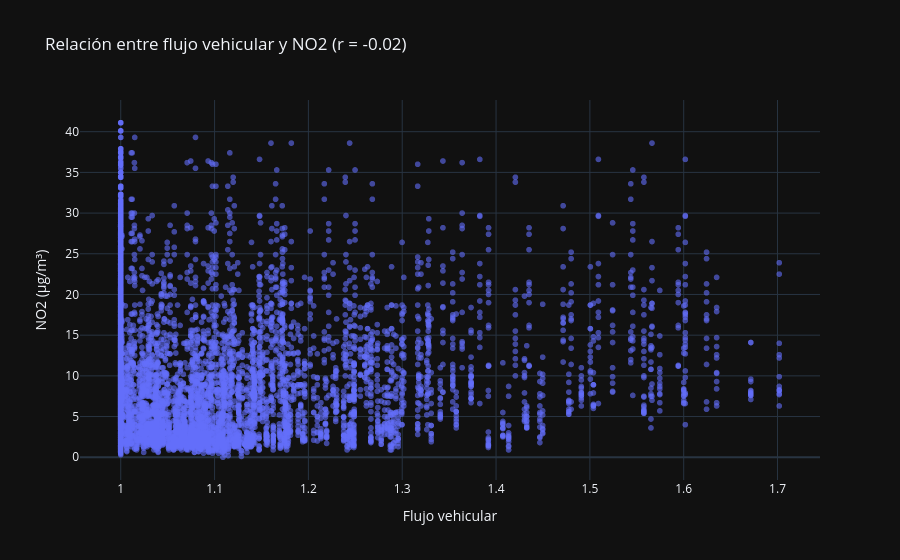

The code cell stored with this chart in its notebook:
### Code cell
visualizar = Visualizador(df_final_general, column_mapping=MAPEO_MODELO)
visualizar.graficar_flujo_vs_no2()

### Figure 1 — Plotly figure (JSON) as saved in the notebook; plotly's stock layout.template omitted (floating-point values rounded to 4 significant figures; data arrays with more than 128 entries replaced by an {"elided": "..."} marker saying what was removed)
{"data": [{"hovertemplate": "Flujo vehicular=%{x}<br>NO2 (µg/m³)=%{y}<extra></extra>", "legendgroup": "", "marker": {"color": "#636efa", "opacity": 0.6, "symbol": "circle"}, "mode": "markers", "name": "", "showlegend": false, "x": {"elided": "10920 float values"}, "xaxis": "x", "y": {"elided": "10920 float values"}, "yaxis": "y", "type": "scattergl"}], "layout": {"xaxis": {"anchor": "y", "domain": [0.0, 1.0], "title": {"text": "Flujo vehicular"}}, "yaxis": {"anchor": "x", "domain": [0.0, 1.0], "title": {"text": "NO2 (µg/m³)"}}, "legend": {"tracegroupgap": 0}, "title": {"text": "Relación entre flujo vehicular y NO2 (r = -0.02)"}}}
